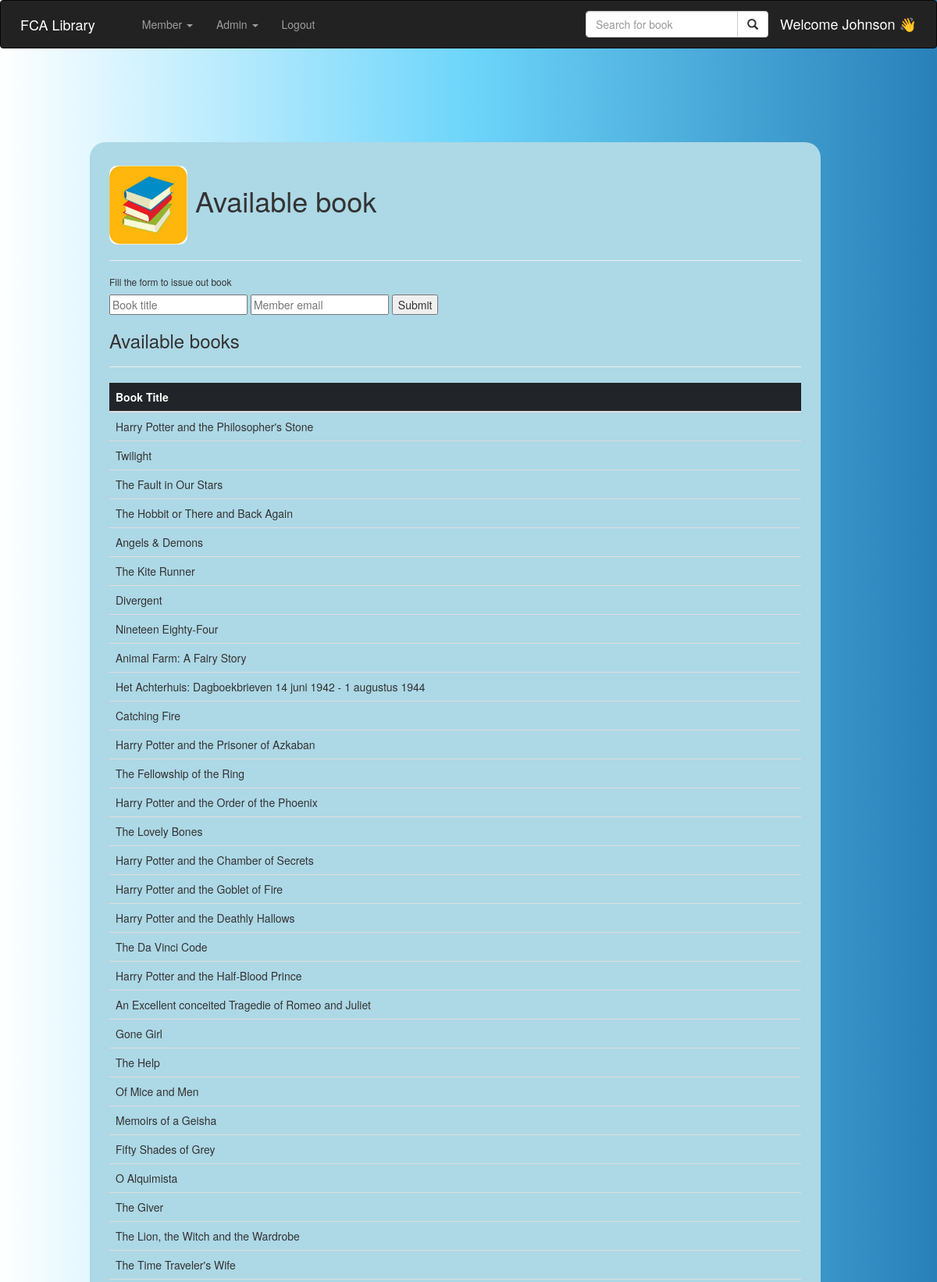
Screenshot of /issue_book (signed in, upper part) with the database file from the repository.
### mymodel.py (models this page shows, shortened)
class Books(db.Model):
    __tablename__ = 'books'
    id = db.Column(db.Integer, primary_key=True)
    title = db.Column(db.String(50))
    isbn = db.Column(db.String(50))
    author = db.Column(db.String(50))
    year = db.Column(db.Integer)
    available = db.Column(db.String(3))

### myroutes.py (the view, shortened to what this page needs)
@myapp.route('/issue_book', methods=['GET', 'POST'])
def issue_book():
    c = user_or_admin()
    if c == 'nouser':
        return userpage()
    booklist = db.engine.execute(
        "select title from Books where available='Yes';")
    return render_template('issuebook.html', username=session['username'], booklist=booklist, ret=False)

### myroutes.py (called while the page is built)
def user_or_admin():
    if 'username' not in session:
        flash("Please login or signup to continue")
        return 'nouser'
    elif session['username'] != 'admin':
        return 'notadmin'
    else:
        return 'admin'

### templates/issuebook.html (shortened to what this page needs)
{% extends "adminpage.html" %}
{%block body2 %}
   <h1><img src='../static/img/book.jpg' style = "Width:100px; border-radius:10px">
{% if ret == True %}
   Return book
{% else %}
    Available book
{% endif %}
   </h1>
    <hr>
    {% if ret == True %}
    <form action= "{{url_for('myapp.return_book')}}" method="post">
        <h6> Fill the form to mark book as returned</h6>
        <input type="text" placeholder="Book title" name="book">
        <input type="text" placeholder="Member email" name="email">
    {% else %}
    <form action= "{{url_for('myapp.issue_book')}}" method="post">
        <h6> Fill the form to issue out book</h6>
        <input type="text" placeholder="Book title" name="book">
        <input type="text" placeholder="Member email" name="email">
    {% endif %}
    <input type="submit" value="Submit">
</form>
{% if ret == True %}
<h3>Issued books</h3>
{% else %}
<h3>Available books</h3>
{% endif %}
<hr>
<table class="table">
    <thead class="table-dark">
    <tr>
        <th style="width:400px">Book Title</th>
    </tr>
    </thead>
    {% for book in booklist %}
    <tr>
        <td  style="width:400px">{{ book.title }}</td>
    </tr>
    {% endfor %}
</table>
{% endblock %}

### templates/adminpage.html
{% extends "layout.html" %}
{%block body %}
<div style=" border-radius: 20px; background-color: lightblue; width: 80%; min-width:300px; padding:10px 25px 25px 25px;
margin:100px;" >
    {% block body2 %}
    {% endblock %}
</div>
{% endblock %}

### templates/layout.html (shortened to what this page needs)
<!DOCTYPE html>
<html lang="en">
<head>
    <link rel="stylesheet" href="{{url_for('static',filename='css/bootstrap.min.css')}}">
    <link rel="stylesheet" type="text/css" href="{{ url_for('static', filename='css/main.css') }}">
<link rel="stylesheet" href="https://use.fontawesome.com/releases/v5.2.0/css/all.css">
  <link rel="stylesheet" href="https://maxcdn.bootstrapcdn.com/bootstrap/3.4.1/css/bootstrap.min.css">
</head>
<body>
<nav class="navbar navbar-inverse navbar-expand-md  fixed-top" id="navbar">
  <div class="container-fluid">
    <div class="navbar-header">
      <a class="navbar-brand mr-4" style=" color: white" href="\">FCA Library</a>
    </div>
      <div class="collapse navbar-collapse" id="navbarToggle">
    <ul class="nav navbar-nav">
      <li class="dropdown" >
        <a href="#"  data-toggle="dropdown" > <span class="nav-label">Member</span> <span class="caret"></span></a>
        </li>
      <li class="dropdown" >
        <a href="#"  data-toggle="dropdown" > <span class="nav-label">Admin</span> <span class="caret"></span></a>
        </li>
        {% if username %}
          <li><a href="{{ url_for('myapp.logoff') }}">Logout</a></li>
          {% endif %}
    </ul>
      {% if username %}
    <div>
    <form class="navbar-form navbar-right" action="{{ url_for('myapp.searchbook') }}" method="POST">
      <div class="input-group">
        <input type="text" class="form-control" placeholder="Search for book" name="search">
        <div class="input-group-btn">
          <button class="btn btn-default" type="submit">
            <i class="glyphicon glyphicon-search"></i>
          </button>
        </div>
      </div>
    </form>
    </div>
    {% endif %}
          </div>
      {% if username %}
    <h4 style="text-align: right; color:white">
     Welcome {{ username.title() }} 👋
    </h4>
      {% else %}
      <h4  style="text-align: right; color:white">
     Welcome Guest 👋
    </h4>
{% endif %}
  </div>
</nav>
<div class="container-fluid">
    {% block body %}
    {% endblock %}
</div>
</body>
</html>

### static/css/main.css (style rules this page uses)
body { background: #2980B9; background: -webkit-linear-gradient(to right, #FFFFFF, #6DD5FA, #2980B9); background: linear-gradient(to right, #FFFFFF, #6DD5FA, #2980B9); color: #333333; margin-top: 5rem; }
h1 { color: #444444; }

### rows the page displays
Books: title "Harry Potter and the Philosopher's Stone"
Books: title "Twilight"
Books: title "The Fault in Our Stars"
Books: title "The Hobbit or There and Back Again"
Books: title "Angels & Demons"
Books: title "The Kite Runner"
Books: title "Divergent"
Books: title "Nineteen Eighty-Four"
Books: title "Animal Farm: A Fairy Story"
Books: title "Het Achterhuis: Dagboekbrieven 14 juni 1942 - 1 augustus 1944"
Books: title "Catching Fire"
Books: title "Harry Potter and the Prisoner of Azkaban"
Books: title "The Fellowship of the Ring"
Books: title "Harry Potter and the Order of the Phoenix"
Books: title "The Lovely Bones"
Books: title "Harry Potter and the Chamber of Secrets"
Books: title "Harry Potter and the Goblet of Fire"
Books: title "Harry Potter and the Deathly Hallows"
Books: title "The Da Vinci Code"
Books: title "Harry Potter and the Half-Blood Prince"
Books: title "An Excellent conceited Tragedie of Romeo and Juliet"
Books: title "Gone Girl"
Books: title "The Help"
Books: title "Of Mice and Men"
Books: title "Memoirs of a Geisha"
Books: title "Fifty Shades of Grey"
Books: title "O Alquimista"
Books: title "The Giver"
Books: title "The Lion, the Witch and the Wardrobe"
Books: title "The Time Traveler's Wife"

### other values shown
{{ username.title() }} "Johnson"
